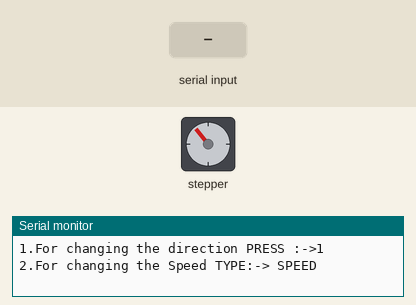
The sketch below on a simulated Arduino Mega 2560, built with avr-gcc and run on an emulated ATmega2560. Parts: stepper motor, the last lines printed to the serial monitor. Wiring (inferred from the names in the program): stepper motor driver (200 steps per turn assumed): step pin 49; direction pin 51. The inputs (shaded band) are chosen by the test bench.

Above: at 1.2 s.
1.3 s: "STEP" received over Serial
At 4.2 s:
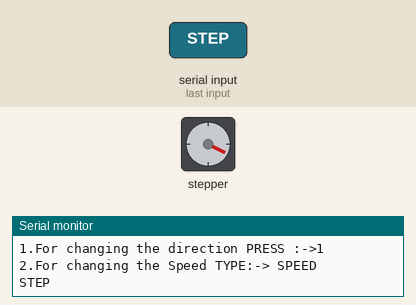
4.3 s: "SPEED" received over Serial
At 7.2 s:
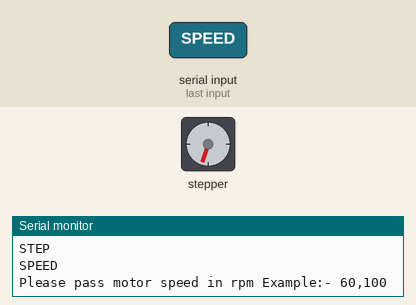
7.3 s: "90,45\n" received over Serial
At 8.45 s:
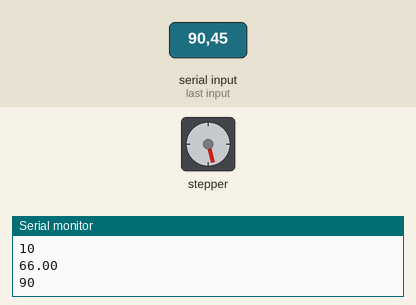
Timing chart, 0 to 16.3 s (numbered marks = the images above; inputs shaded):
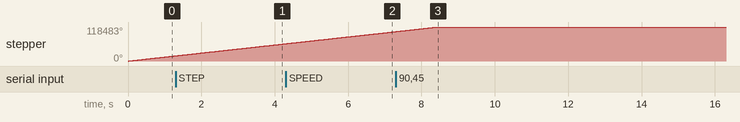

The sketch:

stepper_motor_using_internal_timer.ino
```cpp
#define dirPin 51
#define stepPin 49
int state = 0;
int Direction_control = 1;
float value1 = 0;
int flag = 0;
int flag1 = 0;
int value;
int steps = 10;
void setup()
{
  pinMode(stepPin, OUTPUT);
  pinMode(dirPin, OUTPUT);
  TCCR1A = 0;
  TCCR1B = 0;
  TCNT1  = 0;
  OCR1A  = 14;       // compare match register 16MHz/256/2Hz
  TCCR1B = TCCR1B | (1 << WGM12);  // CTC mode
  TCCR1B = TCCR1B | ((1 << CS12) | (1 << CS10)); // 256 prescaler
  TIMSK1 = TIMSK1 | (1 << OCIE1A); // enable timer compare interrup
  Serial.begin(9600);
  Serial.println("1.For changing the direction PRESS :->1 ");
  Serial.println("2.For changing the Speed TYPE:-> SPEED ");

}
void loop()
{
  if (Serial.available() > 0)
  {
    String read_input = Serial.readString();
    Serial.println(read_input);
    read_input.trim();
    read_input.toUpperCase();
    value = read_input.toInt();
    if (value == 1)
      Direction_control = !Direction_control;
    if (read_input == "SPEED")
    { flag = 1;
      Serial.println("Please pass motor speed in rpm Example:- 60,100");
    }
    if (flag == 1 && (value > 0 && value != 1))
    {
      value1 = read_timer_up(value);
      Serial.println(value1);
      flag = 0;
    }
    if ( read_input == "STEP")
    {
      flag1 = 1;
    }
    if (flag1 == 1 && value > 0) {
      Step(value);
      Serial.println(steps);
    }
  }
}
ISR(TIMER1_COMPA_vect)          // timer compare interrupt service routine
{
  OCR1A  = (int)value1;
  digitalWrite(dirPin, Direction_control);
  state = !state;
  digitalWrite(stepPin, state);
}
void Step(int number_of_steps)
{
  steps = number_of_steps;
}

float read_timer_up(int val)
{
  Serial.println(steps);
  return 60L * 1000L / steps / val;
}
```
